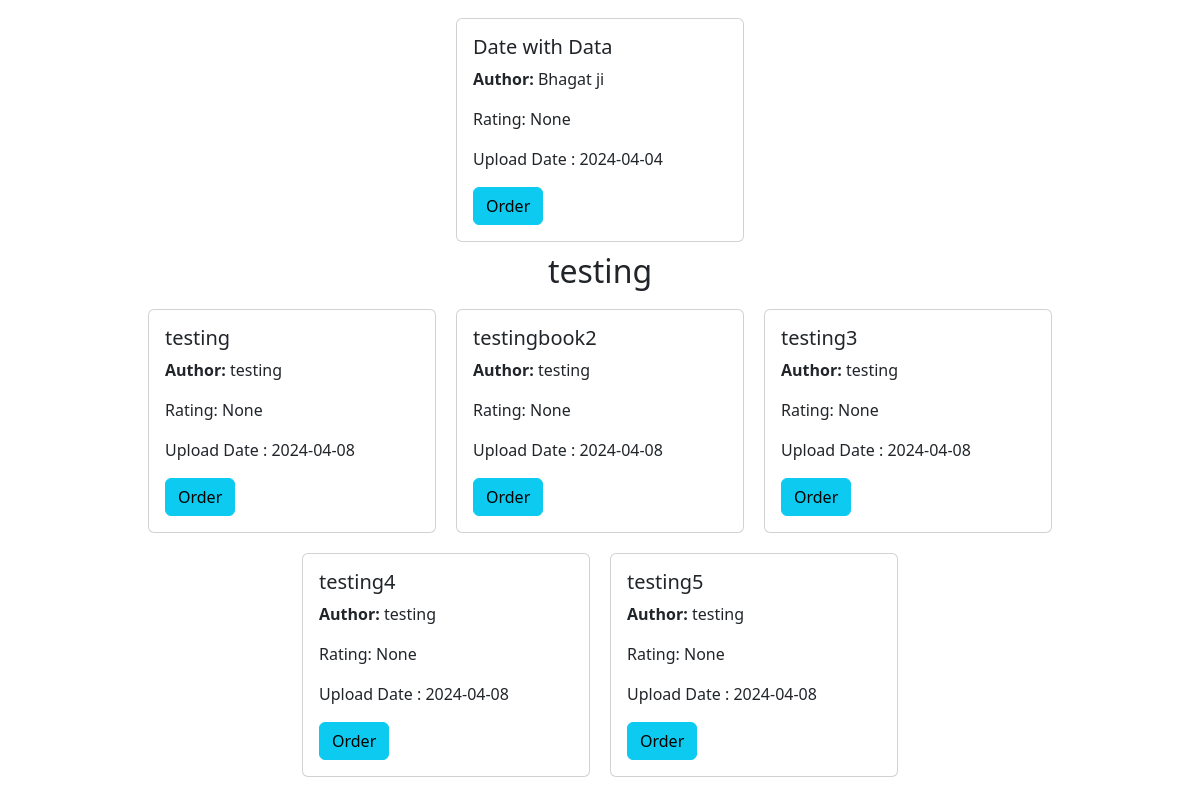
Before: / (signed in, lower part) with the older database file.
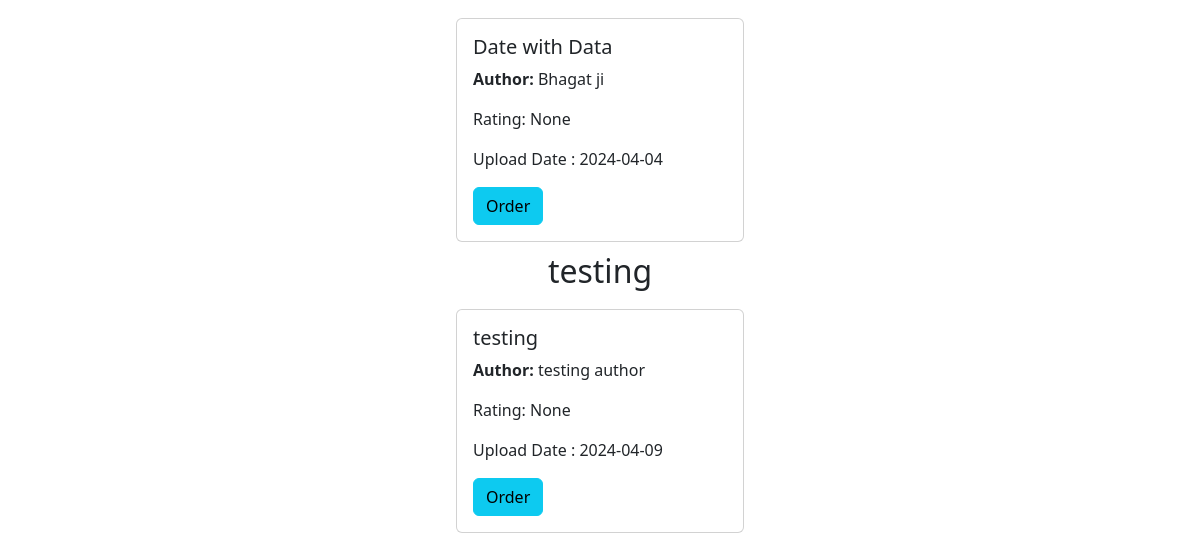
After: the same page with the newer database file.
### models.py (models this page shows)
class Book(db.Model):
    id = db.Column(db.Integer, primary_key=True)#
    name = db.Column(db.String(64), nullable=False)#
    content = db.Column(db.Text)#
    authors = db.Column(db.String(255))#
    book_upload_date = db.Column(db.Date,default=datetime.utcnow)#
    book_rating = db.Column(db.Float)
    section_id = db.Column(db.Integer, db.ForeignKey('section.id'), nullable=False)#
    bookrequest = db.relationship('BookRequest', backref='book', lazy=True, cascade='all, delete-orphan')#
    feedback_records = db.relationship('Feedback', backref='', lazy=True, cascade='all, delete-orphan')

class Section(db.Model):
    id = db.Column(db.Integer, primary_key=True)#
    name = db.Column(db.String(32), unique=True)#
    date_created = db.Column(db.Date,default=datetime.utcnow)#
    description = db.Column(db.Text)#
    books = db.relationship('Book', backref='section', lazy=True,cascade='all, delete-orphan')

### routes.py (the view)
@app.route('/')
@auth_required
def index():
    user = User.query.get(session['user_id'])
    if user.is_librarian:
        return redirect(url_for('librarian'))
    sections = Section.query.all()
    for section in sections:
        for book in section.books:
            ratings= Feedback.query.filter_by(book_id=book.id).all()
            if ratings:
                valid_ratings = [rating.rating for rating in ratings if rating.rating is not None]
                avg_rating = sum(valid_ratings)/len(valid_ratings)
                book.book_rating = avg_rating
    sname = request.args.get('sname') or ''
    bname = request.args.get('bname') or ''
    aname = request.args.get('aname')
    if sname:
        sections = Section.query.filter(Section.name.ilike(f'%{sname}%')).all()
    db.session.commit()
    return render_template('index.html',user = user, sections=sections, bname=bname, aname=aname, sname= sname)

### routes.py (called while the page is built)
def auth_required(func):
    @wraps(func)
    def inner(*args, **kwargs):
        if 'user_id' in session:
            return func(*args, **kwargs)
        else:
            flash('Please login to continue')
            return redirect(url_for('login'))
    return inner

### templates/index.html (shortened to what this page needs)
{% extends 'layout.html' %}
{% block content %}
    <div class="sections-list">
        {% for section in sections %}
            <h2>{{ section.name }} </h2>
            <div class="books">
                {% for book in section.books %}
                    {% if (not bname or bname.lower() in book.name.lower()) and (not aname or aname.lower() in book.authors.lower()) %}
                    <div class="card" style="width: 18rem;">
                        <div class="card-body">
                            <h5 class="card-title">{{ book.name }}</h5>
                            <p>  <b>Author:</b>   {{ book.authors }}</p>
                            <p class="card-text"> Rating:   {{ book.book_rating }}</p>
                            <p class="card-text"> Upload Date : {{book.book_upload_date}}</p>
                            <a href="{{url_for('book_detail',book_id = book.id )}}" class="btn btn-info">Order</a>
                        </div>
                    </div>
                    {%endif%}
                {% endfor %}
            </div>
        {% endfor %}
    </div>
{% endblock %}

Changed rows visible on the page:
removed Book: name "testingbook2", authors "testing", book_rating "None", book_upload_date "2024-04-08", shown under Section "testing"
removed Book: name "testing3", authors "testing", book_rating "None", book_upload_date "2024-04-08", shown under Section "testing"
removed Book: name "testing4", authors "testing", book_rating "None", book_upload_date "2024-04-08", shown under Section "testing"
removed Book: name "testing5", authors "testing", book_rating "None", book_upload_date "2024-04-08", shown under Section "testing"
changed Book "testing": authors "testing" → "testing author"; book_upload_date "2024-04-08" → "2024-04-09"
